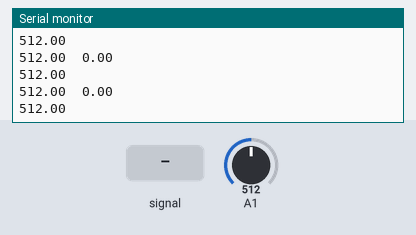
Simulated run of this sketch. Board: Arduino Uno, built with avr-gcc and run on an emulated ATmega328P. On the bench: the last lines printed to the serial monitor. The inputs (shaded band) are chosen by the test bench; at power-on: A1 = 512.

Above: at 1.2 s.
1.3 s: A1 fed a 200 Hz sine of ±81 counts around its level
At 2.4 s:
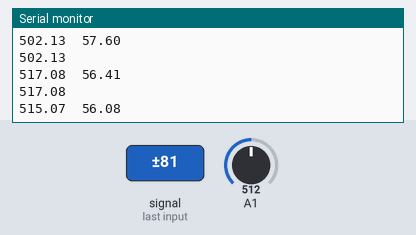
2.8 s: A1 set to 716
At 3.8 s:
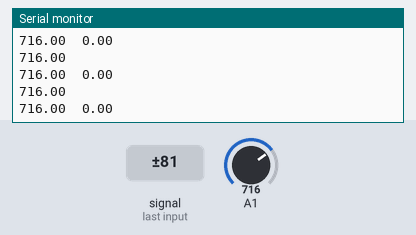
4.3 s: A1 set to 900
At 4.9 s:
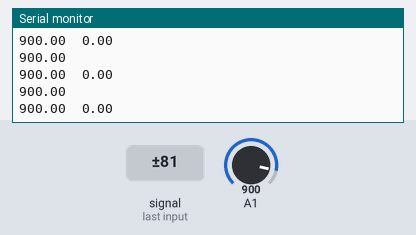
5.8 s: A1 fed a 200 Hz sine of ±81 counts around its level
At 6.6 s:
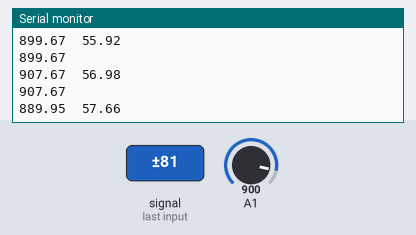
Timing chart, 0 to 8.3 s (numbered marks = the images above; inputs shaded):
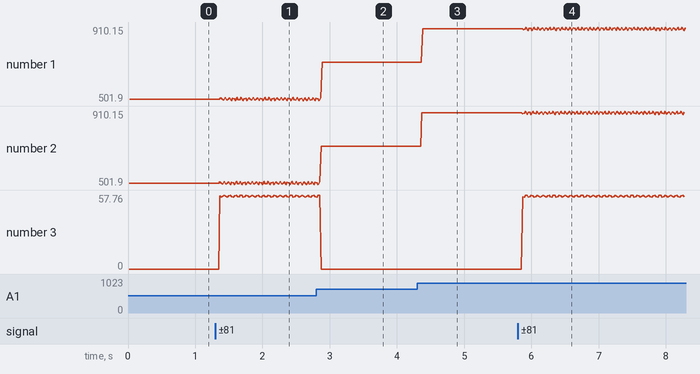

The sketch:

PhotoResistor_Practice.ino
```cpp
int a[100];

void setup() {
  // put your setup code here, to run once:
  Serial.begin(9600);

}

void loop() {
  // put your main code here, to run repeatedly:

  // 1K: 98 / 99
  // 2K: 48
  // 10K: 657
//  int photo = analogRead(A1);
//  Serial.println(photo);
//  delay(100);

  double photo = readPhoto(100);
  Serial.println(photo);
}

double readPhoto(int N) {

  // Don't need array

  double mean = 0;
  for(int i = 0; i < 100; i++) {
    a[i] = analogRead(A1);
    mean += a[i];
  }
  mean /= 100;

  double stdDev = 0;
  for(int i = 0; i < 100; i++) {
    stdDev += (a[i] - mean) * (a[i] - mean);
  }
  stdDev = sqrt(stdDev / 100);

  Serial.print(mean);
  Serial.print("\t");
  Serial.print(stdDev);
  Serial.print("\n");

  return mean;
}
```

Measured:
- after the input at 1.3 s, the serial monitor: prints a new line after 0.07 s (image 1)
- after the input at 5.8 s, the serial monitor: prints a new line after 0.07 s (image 4)
- plotted number 1: 512 → 502.25 after the input at 1.3 s, 900 → 904.05 after the input at 5.8 s
- plotted number 2: 512 → 516.59 after the input at 1.3 s, 900 → 904.15 after the input at 5.8 s
- plotted number 3: 0 → 56.3 after the input at 1.3 s, 0 → 56.23 after the input at 5.8 s
